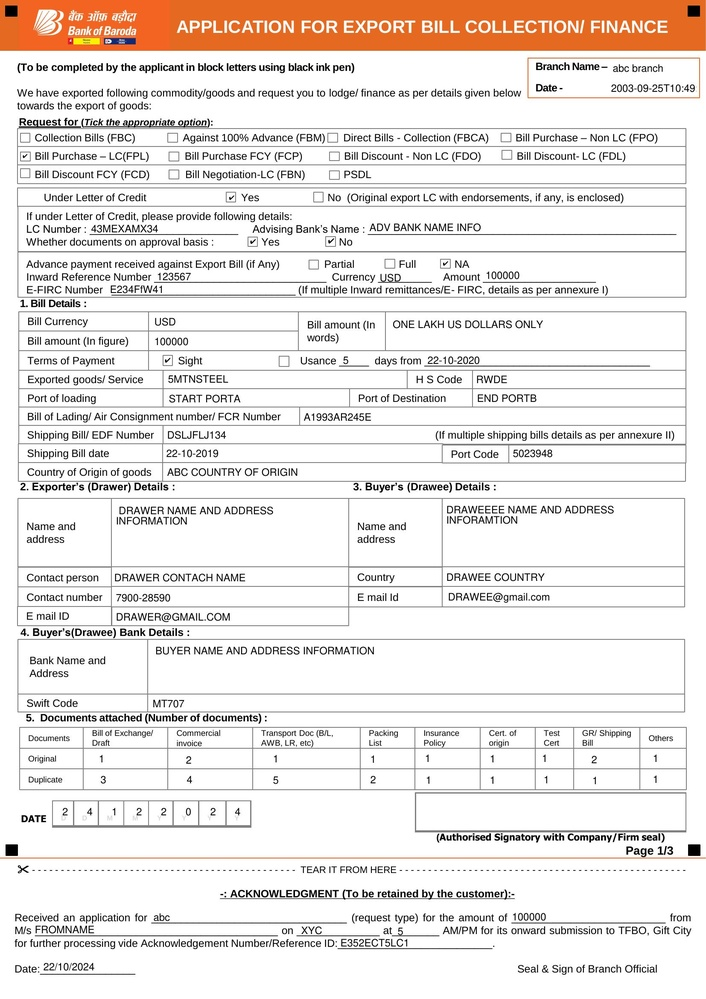
#> input picture data/Export-Bill_filled_sample0.jpg, 706 x 999 px, shrunk from 1654 x 2339 before the run, found by its file name
$ python horz_fix.py
#> lines starting #> are read from the running program, lines starting #| are printed output that depends on the picture; after the words box and inside, x2 and y2 are one past the last pixel; in counts of white or black regions, pixels touching at a corner belong together
import cv2
import numpy as np
from PIL import Image, ImageDraw


def detect_and_draw_horizontal_lines(image_path):
    """
    Detect horizontal lines in an image using OpenCV and draw them using PIL.

    Args:
        image_path (str): Path to the input image

    Returns:
        None: Saves the processed image as 'draw_output.png'
    """
    # Read image using OpenCV
    img = cv2.imread(image_path)
#> img is the input picture: shape (999, 706, 3); mean B, G, R 227.3, 230.6, 236.3
    if img is None:
        raise ValueError("Could not load image from provided path")

    # Convert to grayscale
    gray = cv2.cvtColor(img, cv2.COLOR_BGR2GRAY)
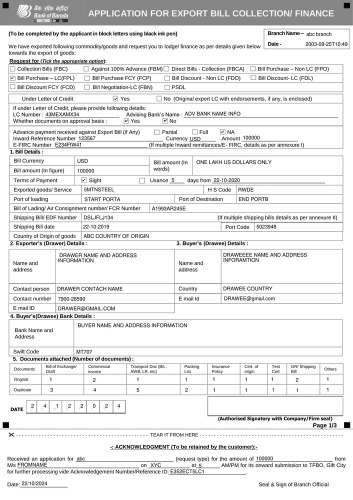
#> gray: shape (999, 706) (shown at 1/2 size); min 0, max 255, mean 232

    # Apply edge detection
    edges = cv2.Canny(gray, 50, 150, apertureSize=3)
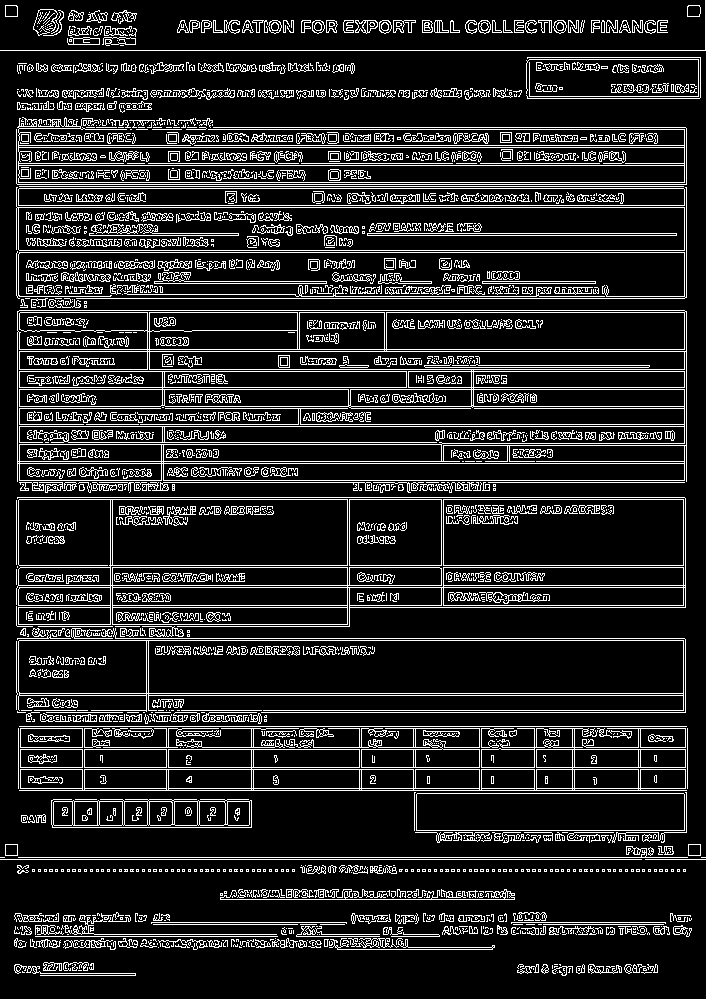
#> edges: shape (999, 706); 14.7% white in thin lines or dots

    # Apply HoughLinesP to detect lines
    lines = cv2.HoughLinesP(
        edges,
        rho=1,
        theta=np.pi / 180,
        threshold=100,
        minLineLength=100,
        maxLineGap=10
    )
#> lines = 308 rows, first 6: [17, 349, 686, 349], [17, 184, 686, 184], [17, 389, 686, 389], [19, 726, 686, 726], [18, 857, 687, 857], [16, 607, 685, 607]

    # Convert OpenCV image to PIL Image for drawing
    pil_image = Image.fromarray(cv2.cvtColor(img, cv2.COLOR_BGR2RGB))
    draw = ImageDraw.Draw(pil_image)

    # Filter and draw horizontal lines
    if lines is not None:
        for line in lines:
            x1, y1, x2, y2 = line[0]
            # Calculate line angle
            angle = abs(np.arctan2(y2 - y1, x2 - x1) * 180.0 / np.pi)

            # Consider lines with angle close to 0 or 180 degrees as horizontal
            if angle < 10 or angle > 170:
                # Draw line in red color with width=3
                draw.line([(x1, y1), (x2, y2)], fill='red', width=3)
#> this loop made 308 passes
#> (x1, y1, x2, y2, angle) on passes 1 to 3: (17, 349, 686, 349, 0), (17, 184, 686, 184, 0), (17, 389, 686, 389, 0)

    # Save the result
    pil_image.save('draw_output.png')
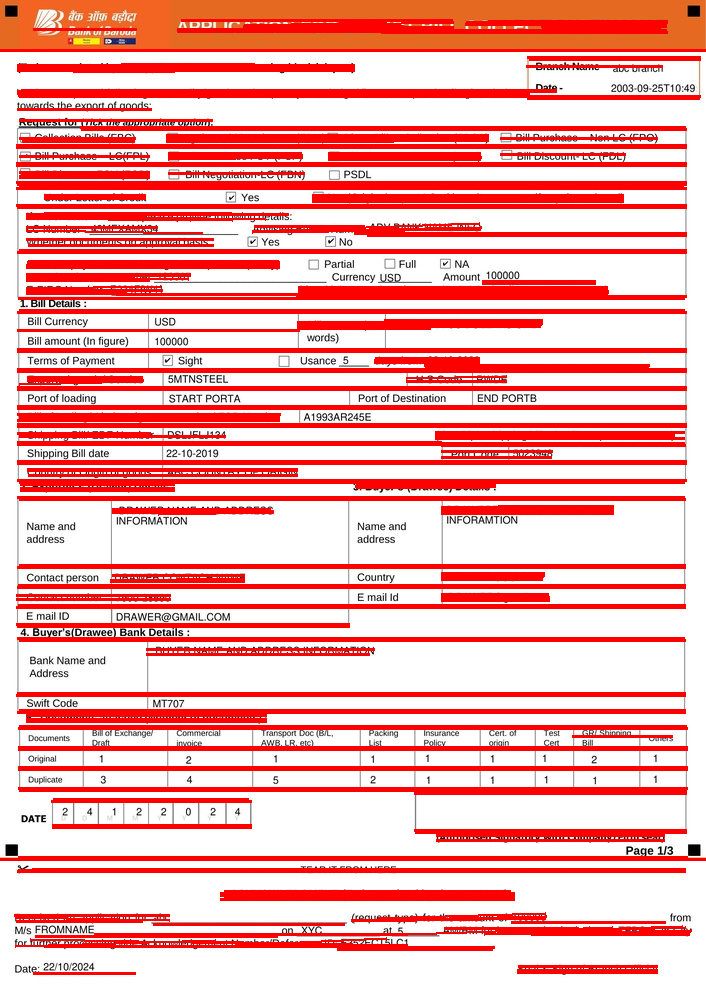
#> saved as draw_output.png: PIL image 706x999 RGB; mean R, G, B 248.2, 173.5, 170.8

if __name__ == '__main__':
    image_path:str = "/home/ntlpt59/MAIN/experiments/checkbox_optimized/data/Export-Bill_filled_sample0.jpg"
    detect_and_draw_horizontal_lines(image_path)

$ run again, with data/Export-Bill_filled_sample1.jpg copied over data/Export-Bill_filled_sample0.jpg
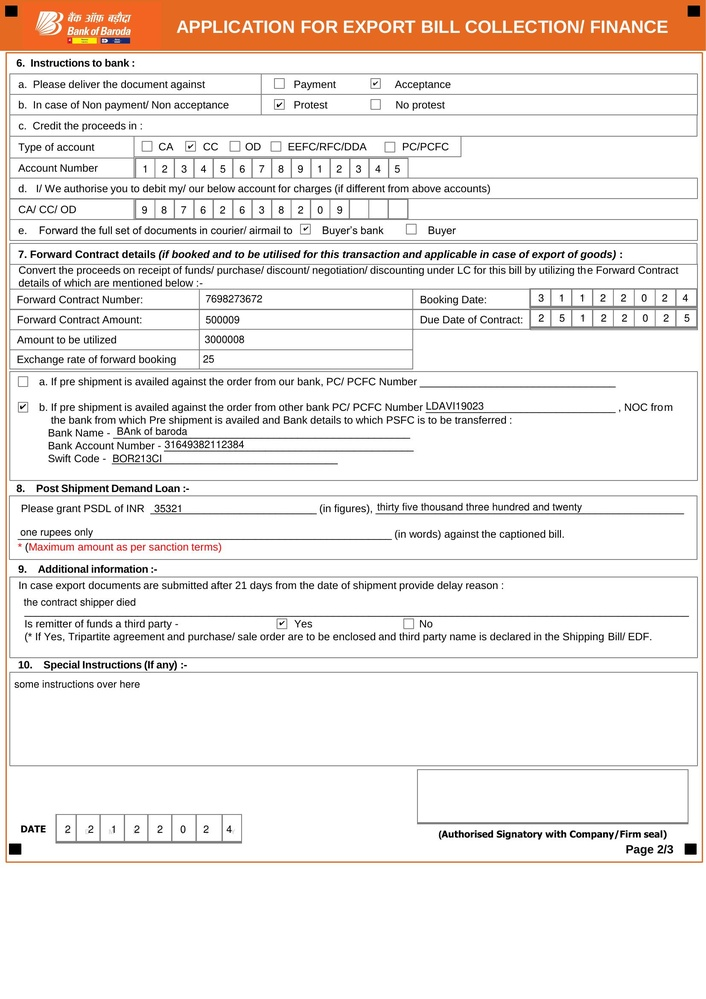
#> input picture data/Export-Bill_filled_sample1.jpg, 706 x 999 px, shrunk from 1654 x 2339 before the run, found by its file name
#> in detect_and_draw_horizontal_lines, img is the input picture: shape (999, 706, 3); mean B, G, R 230.1, 233.8, 239.8
#> in detect_and_draw_horizontal_lines, `edges = cv2.Canny(gray, 50, 150, apertureSize=3)`:
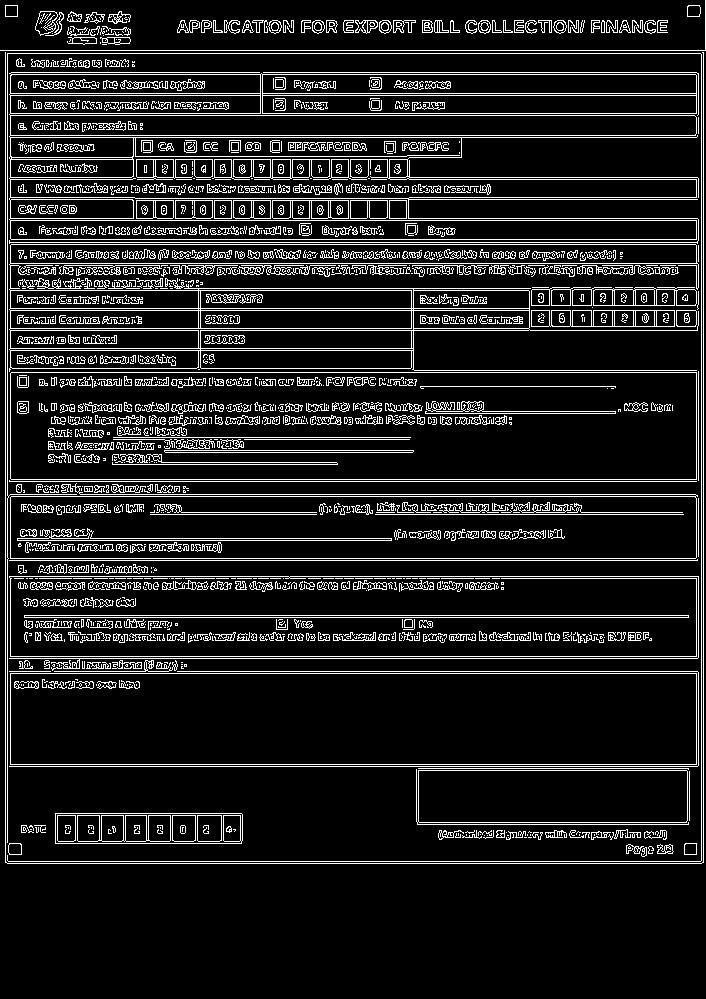
#> edges: shape (999, 706); 11.9% white in thin lines or dots, all inside (x1, y1, x2, y2) = (0, 0, 706, 864)
#> lines = 231 rows, first 6: [5, 862, 5, 50], [7, 330, 703, 330], [701, 863, 701, 50], [7, 242, 703, 242], [7, 842, 7, 50], [8, 496, 703, 496]
#> the loop in detect_and_draw_horizontal_lines, `for line in lines:` made 231 passes
#> (x1, y1, x2, y2, angle) on passes 1 to 3: (5, 862, 5, 50, 90), (7, 330, 703, 330, 0), (701, 863, 701, 50, 90)
#> in detect_and_draw_horizontal_lines, `pil_image.save('draw_output.png')`:
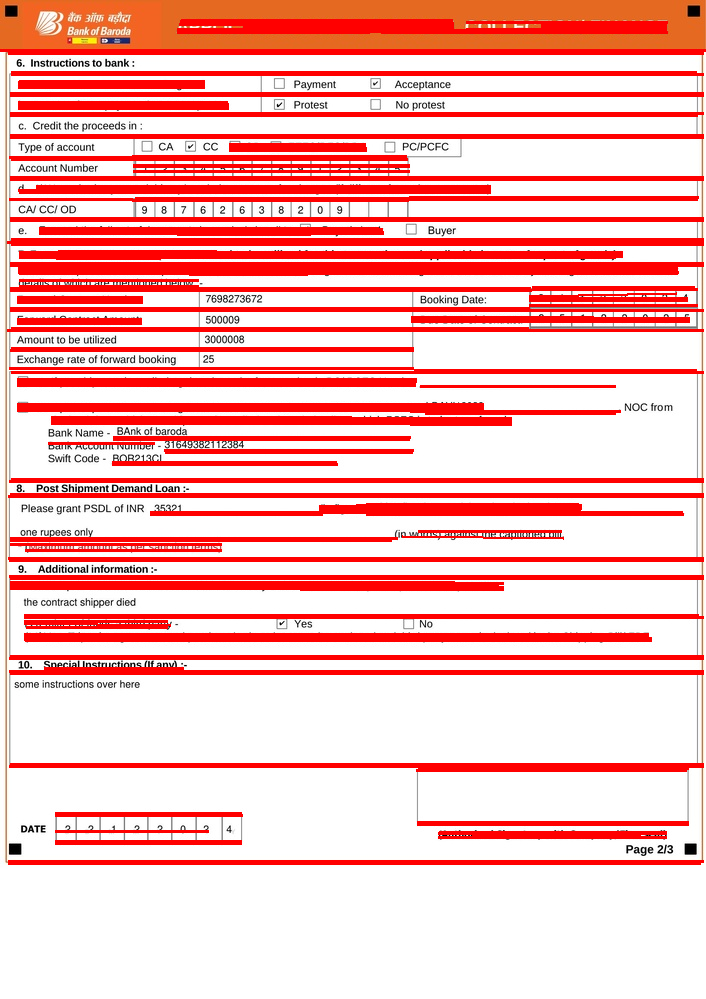
#> saved as draw_output.png: PIL image 706x999 RGB; mean R, G, B 249.9, 184.4, 181.4

$ run again, with data/Export-Bill_filled_sample2.jpg copied over data/Export-Bill_filled_sample0.jpg
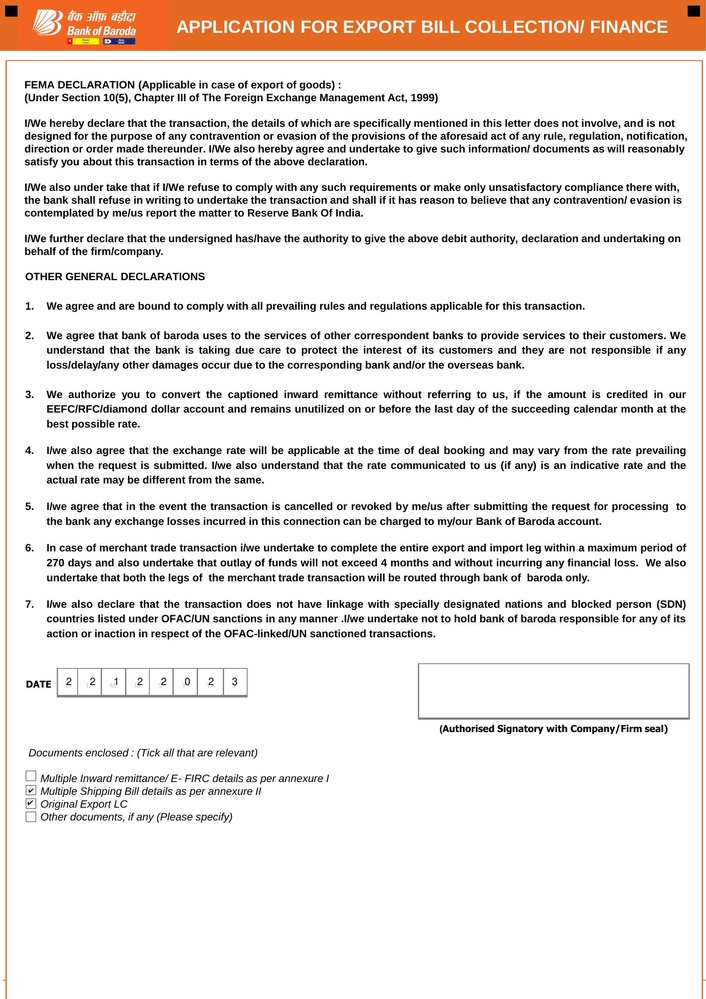
#> input picture data/Export-Bill_filled_sample2.jpg, 706 x 999 px, shrunk from 1654 x 2339 before the run, found by its file name
#> in detect_and_draw_horizontal_lines, img is the input picture: shape (999, 706, 3); mean B, G, R 225.8, 229.4, 235.2
#> in detect_and_draw_horizontal_lines, `edges = cv2.Canny(gray, 50, 150, apertureSize=3)`:
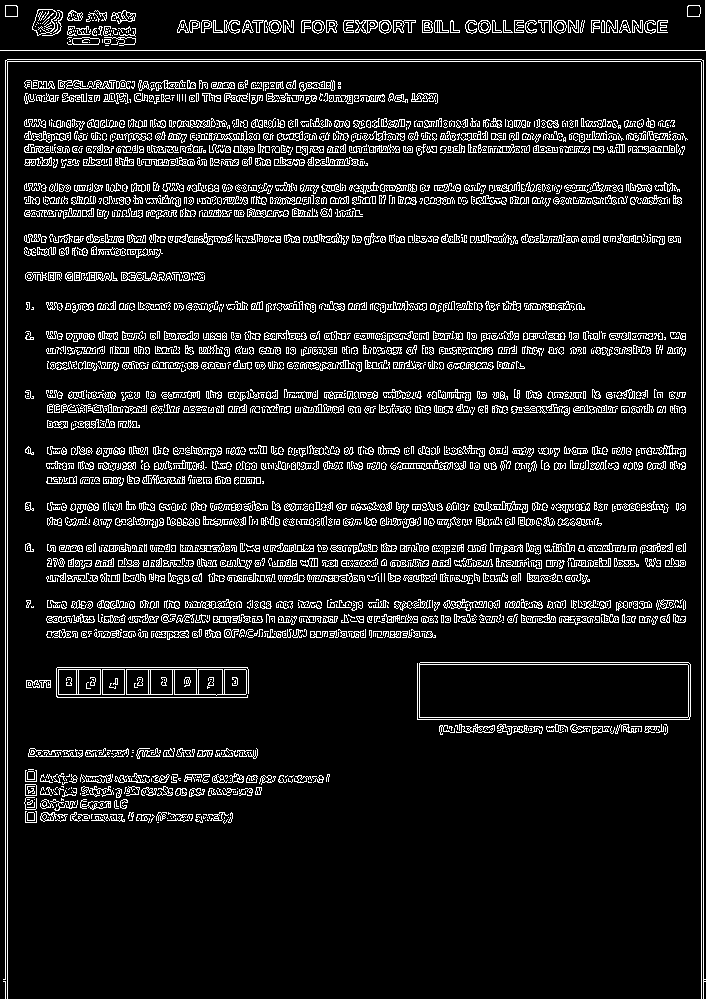
#> edges: shape (999, 706); 9.8% white in thin lines or dots
#> lines = 242 rows, first 6: [701, 998, 701, 50], [5, 998, 5, 50], [703, 998, 703, 50], [7, 998, 7, 50], [8, 61, 700, 61], [0, 50, 705, 50]
#> the loop in detect_and_draw_horizontal_lines, `for line in lines:` made 242 passes
#> (x1, y1, x2, y2, angle) on passes 1 to 3: (701, 998, 701, 50, 90), (5, 998, 5, 50, 90), (703, 998, 703, 50, 90)
#> in detect_and_draw_horizontal_lines, `pil_image.save('draw_output.png')`:
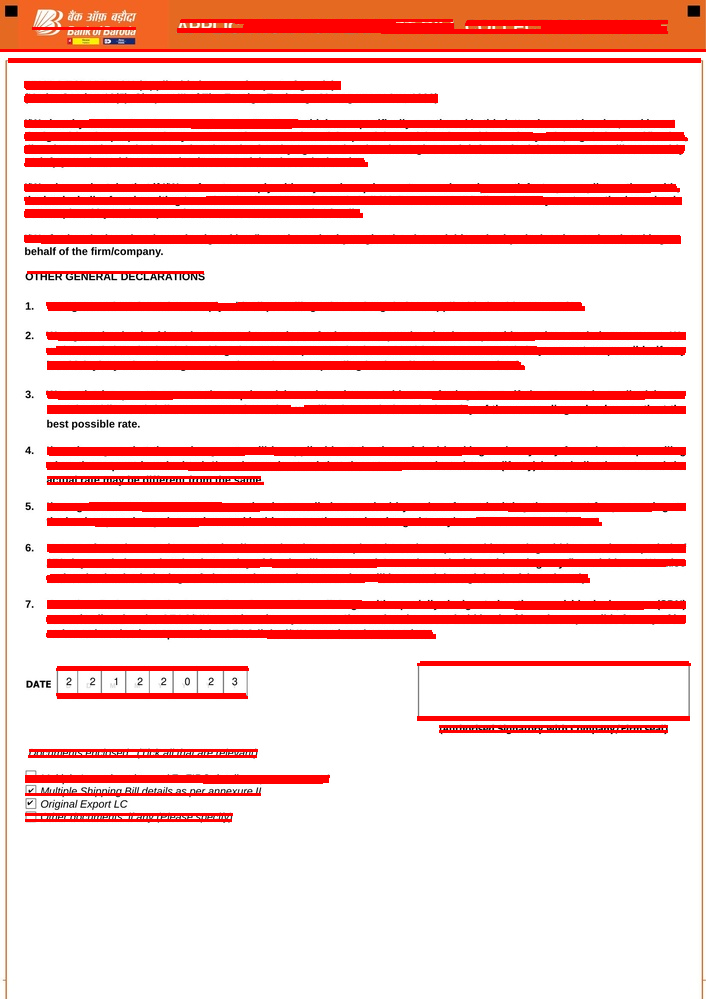
#> saved as draw_output.png: PIL image 706x999 RGB; mean R, G, B 251.9, 190.7, 187.7
